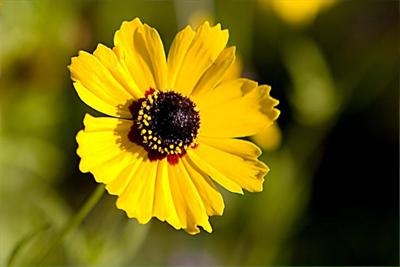
%> input picture Assignments/Assignment1Solutions/王金鹏/flower10.jpg, 400 x 267 px
$ octave WangJinpeng.m   (GNU Octave 9; MATLAB toolbox functions it lacks are replaced by stand-ins)
%> lines starting %> are read from the running program, lines starting %| are printed output that depends on the picture
%% 作业一

clear;
clc;


%% 读入图像

image_name='./flower10.jpg';
image=imread(image_name);
%> image is the input picture: size 267x400x3 uint8; mean R, G, B 115.1, 102.6, 11.3


%% 1-1 压缩图像

[oriRows,oriCols,junk]=size(image);
%> oriRows = 267; oriCols = 400; junk = 3
im_compress(:,:,1)=image(:,:,1)./16;
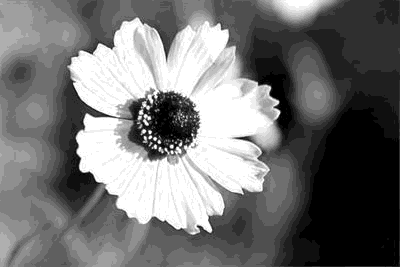
%> im_compress: size 267x400 uint8; min 0, max 16, mean 7.23; drawn with min black and max white
im_compress(:,:,2)=image(:,:,2)./16;
im_compress(:,:,3)=image(:,:,3)./16;
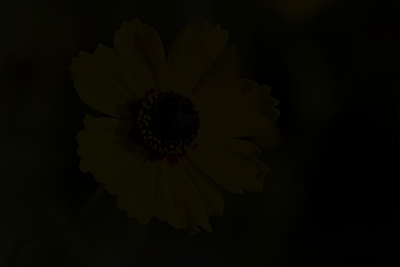
%> im_compress: size 267x400x3 uint8; mean R, G, B 7.23, 6.43, 0.667

% im_gray：用1到4096表示的图像矩阵
for m=1:oriRows
    for n=1:oriCols
       im_gray(m,n)=uint16(im_compress(m,n,1))+uint16(im_compress(m,n,2))*16+uint16(im_compress(m,n,3))*16^2+1;
    end
end
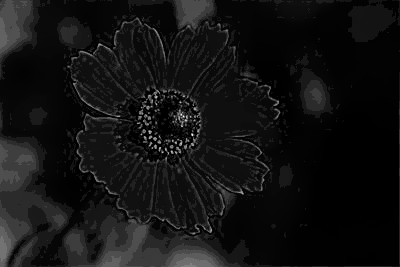
%> im_gray: size 267x400 uint16; min 1, max 3808, mean 281.8; drawn with min black and max white


%% 1-2 超像素分割

%> (the run ends here)
